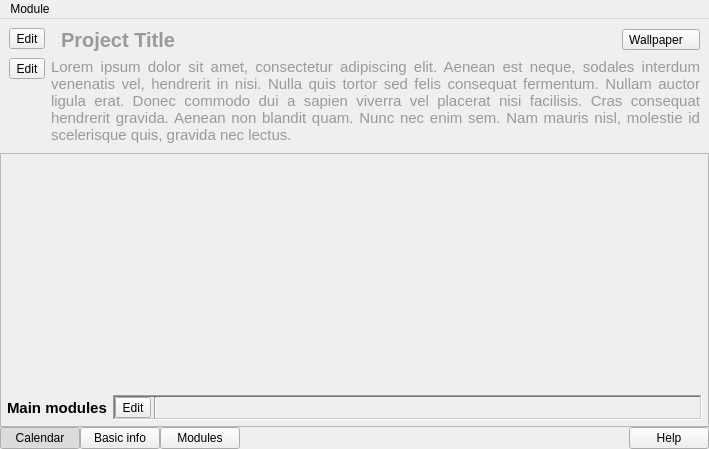
<?xml version="1.0" encoding="UTF-8"?>
<ui version="4.0">
 <class>ProjectDashboard</class>
 <widget class="QMainWindow" name="ProjectDashboard">
  <property name="geometry">
   <rect>
    <x>0</x>
    <y>0</y>
    <width>709</width>
    <height>449</height>
   </rect>
  </property>
  <property name="windowTitle">
   <string>MainWindow</string>
  </property>
  <property name="styleSheet">
   <string notr="true">#DashboardSW
{
	background-image: url('D:/projects/zzzzz/wallpaper.jpg');
}

#projectTitleLabel,
#projectDescLabel
 {color:#999}

</string>
  </property>
  <widget class="QWidget" name="centralwidget">
   <layout class="QVBoxLayout" name="verticalLayout">
    <property name="spacing">
     <number>0</number>
    </property>
    <property name="margin">
     <number>0</number>
    </property>
    <item>
     <widget class="QStackedWidget" name="DashboardSW">
      <property name="currentIndex">
       <number>0</number>
      </property>
      <widget class="QWidget" name="page">
       <layout class="QVBoxLayout" name="verticalLayout_2">
        <property name="spacing">
         <number>0</number>
        </property>
        <property name="margin">
         <number>0</number>
        </property>
        <item>
         <layout class="QFormLayout" name="formLayout">
          <property name="fieldGrowthPolicy">
           <enum>QFormLayout::AllNonFixedFieldsGrow</enum>
          </property>
          <property name="horizontalSpacing">
           <number>6</number>
          </property>
          <property name="verticalSpacing">
           <number>6</number>
          </property>
          <property name="leftMargin">
           <number>9</number>
          </property>
          <property name="topMargin">
           <number>9</number>
          </property>
          <property name="rightMargin">
           <number>9</number>
          </property>
          <property name="bottomMargin">
           <number>0</number>
          </property>
          <item row="0" column="0">
           <widget class="QToolButton" name="toolButton">
            <property name="text">
             <string>Edit</string>
            </property>
           </widget>
          </item>
          <item row="0" column="1">
           <layout class="QHBoxLayout" name="horizontalLayout">
            <property name="spacing">
             <number>3</number>
            </property>
            <item>
             <widget class="QLabel" name="prolectIconLabel">
              <property name="sizePolicy">
               <sizepolicy hsizetype="Fixed" vsizetype="Preferred">
                <horstretch>0</horstretch>
                <verstretch>0</verstretch>
               </sizepolicy>
              </property>
              <property name="text">
               <string/>
              </property>
              <property name="pixmap">
               <pixmap resource="../sharedcode/resources.qrc">:/resources/RES/ffficons/page_white.png</pixmap>
              </property>
             </widget>
            </item>
            <item>
             <widget class="QLabel" name="projectTitleLabel">
              <property name="font">
               <font>
                <pointsize>15</pointsize>
                <weight>75</weight>
                <bold>true</bold>
               </font>
              </property>
              <property name="text">
               <string>Project Title</string>
              </property>
             </widget>
            </item>
            <item>
             <widget class="QToolButton" name="wallpaperOptions">
              <property name="text">
               <string>Wallpaper   </string>
              </property>
              <property name="popupMode">
               <enum>QToolButton::InstantPopup</enum>
              </property>
             </widget>
            </item>
           </layout>
          </item>
          <item row="1" column="0">
           <widget class="QToolButton" name="toolButton_2">
            <property name="text">
             <string>Edit</string>
            </property>
           </widget>
          </item>
          <item row="1" column="1">
           <widget class="QLabel" name="projectDescLabel">
            <property name="font">
             <font>
              <pointsize>11</pointsize>
             </font>
            </property>
            <property name="text">
             <string>Lorem ipsum dolor sit amet, consectetur adipiscing elit. Aenean est neque, sodales interdum venenatis vel, hendrerit in nisi. Nulla quis tortor sed felis consequat fermentum. Nullam auctor ligula erat. Donec commodo dui a sapien viverra vel placerat nisi facilisis. Cras consequat hendrerit gravida. Aenean non blandit quam. Nunc nec enim sem. Nam mauris nisl, molestie id scelerisque quis, gravida nec lectus.</string>
            </property>
            <property name="alignment">
             <set>Qt::AlignJustify|Qt::AlignVCenter</set>
            </property>
            <property name="wordWrap">
             <bool>true</bool>
            </property>
           </widget>
          </item>
         </layout>
        </item>
        <item>
         <widget class="QStackedWidget" name="BottomPartSW">
          <property name="sizePolicy">
           <sizepolicy hsizetype="Expanding" vsizetype="Expanding">
            <horstretch>0</horstretch>
            <verstretch>0</verstretch>
           </sizepolicy>
          </property>
          <property name="currentIndex">
           <number>3</number>
          </property>
          <widget class="QWidget" name="bpNone"/>
          <widget class="QWidget" name="bpCalendar">
           <layout class="QVBoxLayout" name="verticalLayout_5">
            <item>
             <spacer name="verticalSpacer">
              <property name="orientation">
               <enum>Qt::Vertical</enum>
              </property>
              <property name="sizeHint" stdset="0">
               <size>
                <width>20</width>
                <height>40</height>
               </size>
              </property>
             </spacer>
            </item>
            <item>
             <widget class="QWidget" name="widget_2" native="true">
              <layout class="QHBoxLayout" name="horizontalLayout_2">
               <property name="spacing">
                <number>6</number>
               </property>
               <property name="margin">
                <number>0</number>
               </property>
               <item>
                <widget class="QFrame" name="frame_2">
                 <property name="sizePolicy">
                  <sizepolicy hsizetype="Fixed" vsizetype="Preferred">
                   <horstretch>0</horstretch>
                   <verstretch>0</verstretch>
                  </sizepolicy>
                 </property>
                 <property name="frameShape">
                  <enum>QFrame::Panel</enum>
                 </property>
                 <property name="frameShadow">
                  <enum>QFrame::Raised</enum>
                 </property>
                 <layout class="QVBoxLayout" name="verticalLayout_4">
                  <property name="spacing">
                   <number>0</number>
                  </property>
                  <property name="margin">
                   <number>0</number>
                  </property>
                  <item>
                   <widget class="QCalendarWidget" name="calendarWidget">
                    <property name="sizePolicy">
                     <sizepolicy hsizetype="Fixed" vsizetype="Fixed">
                      <horstretch>0</horstretch>
                      <verstretch>0</verstretch>
                     </sizepolicy>
                    </property>
                    <property name="firstDayOfWeek">
                     <enum>Qt::Monday</enum>
                    </property>
                    <property name="gridVisible">
                     <bool>false</bool>
                    </property>
                    <property name="selectionMode">
                     <enum>QCalendarWidget::SingleSelection</enum>
                    </property>
                    <property name="horizontalHeaderFormat">
                     <enum>QCalendarWidget::ShortDayNames</enum>
                    </property>
                    <property name="verticalHeaderFormat">
                     <enum>QCalendarWidget::ISOWeekNumbers</enum>
                    </property>
                    <property name="navigationBarVisible">
                     <bool>true</bool>
                    </property>
                    <property name="dateEditEnabled">
                     <bool>true</bool>
                    </property>
                   </widget>
                  </item>
                 </layout>
                </widget>
               </item>
               <item>
                <widget class="QWidget" name="widget" native="true">
                 <layout class="QVBoxLayout" name="verticalLayout_3">
                  <property name="margin">
                   <number>0</number>
                  </property>
                  <item>
                   <widget class="QTextEdit" name="dateNotes">
                    <property name="sizePolicy">
                     <sizepolicy hsizetype="Expanding" vsizetype="Ignored">
                      <horstretch>0</horstretch>
                      <verstretch>0</verstretch>
                     </sizepolicy>
                    </property>
                    <property name="readOnly">
                     <bool>true</bool>
                    </property>
                    <property name="html">
                     <string>&lt;!DOCTYPE HTML PUBLIC &quot;-//W3C//DTD HTML 4.0//EN&quot; &quot;http://www.w3.org/TR/REC-html40/strict.dtd&quot;&gt;
&lt;html&gt;&lt;head&gt;&lt;meta name=&quot;qrichtext&quot; content=&quot;1&quot; /&gt;&lt;style type=&quot;text/css&quot;&gt;
p, li { white-space: pre-wrap; }
&lt;/style&gt;&lt;/head&gt;&lt;body style=&quot; font-family:'MS Shell Dlg 2'; font-size:8.25pt; font-weight:400; font-style:normal;&quot;&gt;
&lt;p style=&quot; margin-top:0px; margin-bottom:0px; margin-left:0px; margin-right:0px; -qt-block-indent:0; text-indent:0px;&quot;&gt;&lt;span style=&quot; font-size:8pt;&quot;&gt;This feature is still not implemented.&lt;/span&gt;&lt;/p&gt;&lt;/body&gt;&lt;/html&gt;</string>
                    </property>
                   </widget>
                  </item>
                 </layout>
                </widget>
               </item>
              </layout>
             </widget>
            </item>
           </layout>
          </widget>
          <widget class="QWidget" name="bpBasicInfo">
           <layout class="QVBoxLayout" name="verticalLayout_6">
            <property name="spacing">
             <number>0</number>
            </property>
            <property name="margin">
             <number>0</number>
            </property>
            <item>
             <spacer name="verticalSpacer_2">
              <property name="orientation">
               <enum>Qt::Vertical</enum>
              </property>
              <property name="sizeHint" stdset="0">
               <size>
                <width>20</width>
                <height>40</height>
               </size>
              </property>
             </spacer>
            </item>
            <item>
             <widget class="QFrame" name="basicInfoContainer">
              <property name="frameShadow">
               <enum>QFrame::Raised</enum>
              </property>
              <layout class="QVBoxLayout" name="verticalLayout_8">
               <item>
                <layout class="QFormLayout" name="formLayout_2">
                 <property name="fieldGrowthPolicy">
                  <enum>QFormLayout::AllNonFixedFieldsGrow</enum>
                 </property>
                 <item row="0" column="0">
                  <widget class="QLabel" name="label_5">
                   <property name="font">
                    <font>
                     <pointsize>10</pointsize>
                     <weight>75</weight>
                     <bold>true</bold>
                    </font>
                   </property>
                   <property name="text">
                    <string>Title:</string>
                   </property>
                  </widget>
                 </item>
                 <item row="1" column="0">
                  <widget class="QLabel" name="label_6">
                   <property name="font">
                    <font>
                     <pointsize>10</pointsize>
                     <weight>75</weight>
                     <bold>true</bold>
                    </font>
                   </property>
                   <property name="text">
                    <string>Description:</string>
                   </property>
                  </widget>
                 </item>
                 <item row="1" column="1">
                  <widget class="QPlainTextEdit" name="projectDescription">
                   <property name="sizePolicy">
                    <sizepolicy hsizetype="Expanding" vsizetype="Preferred">
                     <horstretch>0</horstretch>
                     <verstretch>0</verstretch>
                    </sizepolicy>
                   </property>
                   <property name="maximumSize">
                    <size>
                     <width>16777215</width>
                     <height>50</height>
                    </size>
                   </property>
                  </widget>
                 </item>
                 <item row="0" column="1">
                  <layout class="QHBoxLayout" name="horizontalLayout_4">
                   <property name="spacing">
                    <number>0</number>
                   </property>
                   <item>
                    <widget class="QToolButton" name="projectIcon">
                     <property name="text">
                      <string/>
                     </property>
                     <property name="icon">
                      <iconset resource="../sharedcode/resources.qrc">
                       <normaloff>:/resources/RES/ffficons/page_white.png</normaloff>:/resources/RES/ffficons/page_white.png</iconset>
                     </property>
                     <property name="autoRaise">
                      <bool>true</bool>
                     </property>
                    </widget>
                   </item>
                   <item>
                    <widget class="QLineEdit" name="projectTitle"/>
                   </item>
                  </layout>
                 </item>
                 <item row="2" column="0" colspan="2">
                  <layout class="QHBoxLayout" name="horizontalLayout_5">
                   <item>
                    <widget class="QLabel" name="label_7">
                     <property name="font">
                      <font>
                       <weight>75</weight>
                       <bold>true</bold>
                      </font>
                     </property>
                     <property name="text">
                      <string>Company/Team:</string>
                     </property>
                    </widget>
                   </item>
                   <item>
                    <widget class="QLineEdit" name="projectAuthor">
                     <property name="maximumSize">
                      <size>
                       <width>120</width>
                       <height>16777215</height>
                      </size>
                     </property>
                    </widget>
                   </item>
                   <item>
                    <spacer name="horizontalSpacer_2">
                     <property name="orientation">
                      <enum>Qt::Horizontal</enum>
                     </property>
                     <property name="sizeHint" stdset="0">
                      <size>
                       <width>40</width>
                       <height>20</height>
                      </size>
                     </property>
                    </spacer>
                   </item>
                   <item>
                    <widget class="QLabel" name="label_3">
                     <property name="text">
                      <string>App version:</string>
                     </property>
                    </widget>
                   </item>
                   <item>
                    <widget class="QLineEdit" name="projectAppVersion">
                     <property name="maximumSize">
                      <size>
                       <width>50</width>
                       <height>16777215</height>
                      </size>
                     </property>
                    </widget>
                   </item>
                   <item>
                    <widget class="QPushButton" name="buildTargetsBtn">
                     <property name="text">
                      <string>Build targets</string>
                     </property>
                     <property name="icon">
                      <iconset resource="../sharedcode/resources.qrc">
                       <normaloff>:/resources/RES/ffficons/computer.png</normaloff>:/resources/RES/ffficons/computer.png</iconset>
                     </property>
                    </widget>
                   </item>
                  </layout>
                 </item>
                </layout>
               </item>
              </layout>
             </widget>
            </item>
           </layout>
          </widget>
          <widget class="QWidget" name="bpModules">
           <layout class="QVBoxLayout" name="verticalLayout_9">
            <property name="leftMargin">
             <number>0</number>
            </property>
            <property name="rightMargin">
             <number>0</number>
            </property>
            <property name="bottomMargin">
             <number>0</number>
            </property>
            <item>
             <widget class="QFrame" name="modulesContainerFrame">
              <property name="frameShape">
               <enum>QFrame::StyledPanel</enum>
              </property>
              <property name="frameShadow">
               <enum>QFrame::Raised</enum>
              </property>
              <layout class="QGridLayout" name="gridLayout">
               <property name="margin">
                <number>0</number>
               </property>
               <property name="spacing">
                <number>0</number>
               </property>
               <item row="0" column="0" colspan="2">
                <spacer name="verticalSpacer_3">
                 <property name="orientation">
                  <enum>Qt::Vertical</enum>
                 </property>
                 <property name="sizeHint" stdset="0">
                  <size>
                   <width>704</width>
                   <height>396</height>
                  </size>
                 </property>
                </spacer>
               </item>
               <item row="1" column="0">
                <widget class="QFrame" name="modulesContainer">
                 <layout class="QHBoxLayout" name="horizontalLayout_7">
                  <property name="spacing">
                   <number>6</number>
                  </property>
                  <property name="leftMargin">
                   <number>6</number>
                  </property>
                  <property name="topMargin">
                   <number>9</number>
                  </property>
                  <property name="rightMargin">
                   <number>6</number>
                  </property>
                  <property name="bottomMargin">
                   <number>6</number>
                  </property>
                  <item>
                   <widget class="QLabel" name="label_8">
                    <property name="font">
                     <font>
                      <pointsize>11</pointsize>
                      <weight>75</weight>
                      <bold>true</bold>
                     </font>
                    </property>
                    <property name="text">
                     <string>Main modules</string>
                    </property>
                   </widget>
                  </item>
                  <item>
                   <widget class="QFrame" name="modulesFrame">
                    <property name="sizePolicy">
                     <sizepolicy hsizetype="Expanding" vsizetype="Preferred">
                      <horstretch>0</horstretch>
                      <verstretch>0</verstretch>
                     </sizepolicy>
                    </property>
                    <property name="frameShape">
                     <enum>QFrame::WinPanel</enum>
                    </property>
                    <property name="frameShadow">
                     <enum>QFrame::Sunken</enum>
                    </property>
                    <layout class="QHBoxLayout" name="horizontalLayout_8">
                     <property name="spacing">
                      <number>3</number>
                     </property>
                     <property name="margin">
                      <number>0</number>
                     </property>
                     <item>
                      <widget class="QToolButton" name="addModule">
                       <property name="text">
                        <string>Edit</string>
                       </property>
                       <property name="icon">
                        <iconset resource="../sharedcode/resources.qrc">
                         <normaloff>:/resources/RES/ffficons/application_cascade.png</normaloff>:/resources/RES/ffficons/application_cascade.png</iconset>
                       </property>
                       <property name="toolButtonStyle">
                        <enum>Qt::ToolButtonTextBesideIcon</enum>
                       </property>
                      </widget>
                     </item>
                     <item>
                      <widget class="Line" name="line">
                       <property name="orientation">
                        <enum>Qt::Vertical</enum>
                       </property>
                      </widget>
                     </item>
                     <item>
                      <layout class="QHBoxLayout" name="modulesLayout">
                       <property name="spacing">
                        <number>1</number>
                       </property>
                       <item>
                        <spacer name="horizontalSpacer_3">
                         <property name="orientation">
                          <enum>Qt::Horizontal</enum>
                         </property>
                         <property name="sizeHint" stdset="0">
                          <size>
                           <width>40</width>
                           <height>20</height>
                          </size>
                         </property>
                        </spacer>
                       </item>
                      </layout>
                     </item>
                    </layout>
                   </widget>
                  </item>
                 </layout>
                </widget>
               </item>
              </layout>
             </widget>
            </item>
           </layout>
          </widget>
         </widget>
        </item>
        <item>
         <widget class="QWidget" name="buttonsBar" native="true">
          <layout class="QHBoxLayout" name="horizontalLayout_3">
           <property name="spacing">
            <number>0</number>
           </property>
           <property name="margin">
            <number>0</number>
           </property>
           <item>
            <widget class="QPushButton" name="pbCalendar">
             <property name="text">
              <string>Calendar</string>
             </property>
             <property name="checkable">
              <bool>true</bool>
             </property>
             <property name="checked">
              <bool>true</bool>
             </property>
             <property name="group1" stdset="0">
              <bool>true</bool>
             </property>
            </widget>
           </item>
           <item>
            <widget class="QPushButton" name="pbBasicInfo">
             <property name="text">
              <string>Basic info</string>
             </property>
             <property name="checkable">
              <bool>true</bool>
             </property>
             <property name="group1" stdset="0">
              <bool>true</bool>
             </property>
            </widget>
           </item>
           <item>
            <widget class="QPushButton" name="pbModules">
             <property name="text">
              <string>Modules</string>
             </property>
             <property name="checkable">
              <bool>true</bool>
             </property>
             <property name="group1" stdset="0">
              <bool>true</bool>
             </property>
            </widget>
           </item>
           <item>
            <spacer name="horizontalSpacer">
             <property name="orientation">
              <enum>Qt::Horizontal</enum>
             </property>
             <property name="sizeHint" stdset="0">
              <size>
               <width>406</width>
               <height>20</height>
              </size>
             </property>
            </spacer>
           </item>
           <item>
            <widget class="QPushButton" name="pbHelp">
             <property name="text">
              <string>Help</string>
             </property>
            </widget>
           </item>
          </layout>
         </widget>
        </item>
       </layout>
      </widget>
      <widget class="QWidget" name="UIPages">
       <widget class="QWidget" name="addModuleWindow" native="true">
        <property name="geometry">
         <rect>
          <x>32</x>
          <y>96</y>
          <width>274</width>
          <height>258</height>
         </rect>
        </property>
        <layout class="QVBoxLayout" name="verticalLayout_10">
         <item>
          <widget class="QLabel" name="label_9">
           <property name="font">
            <font>
             <weight>75</weight>
             <bold>true</bold>
            </font>
           </property>
           <property name="text">
            <string>Select a class to add as main module.</string>
           </property>
          </widget>
         </item>
         <item>
          <widget class="QLabel" name="label_10">
           <property name="text">
            <string>The class must contain:</string>
           </property>
          </widget>
         </item>
         <item>
          <widget class="QLabel" name="label_11">
           <property name="font">
            <font>
             <family>Courier New</family>
            </font>
           </property>
           <property name="text">
            <string>&lt;!DOCTYPE HTML PUBLIC &quot;-//W3C//DTD HTML 4.0//EN&quot; &quot;http://www.w3.org/TR/REC-html40/strict.dtd&quot;&gt;
&lt;html&gt;&lt;head&gt;&lt;meta name=&quot;qrichtext&quot; content=&quot;1&quot; /&gt;&lt;style type=&quot;text/css&quot;&gt;
p, li { white-space: pre-wrap; }
&lt;/style&gt;&lt;/head&gt;&lt;body style=&quot; font-family:'Courier New'; font-size:8.25pt; font-weight:400; font-style:normal;&quot;&gt;
&lt;p style=&quot; margin-top:0px; margin-bottom:0px; margin-left:0px; margin-right:0px; -qt-block-indent:0; text-indent:0px;&quot;&gt;&lt;span style=&quot; font-size:8pt; font-weight:600;&quot;&gt;public&lt;/span&gt;&lt;span style=&quot; font-size:8pt;&quot;&gt; &lt;/span&gt;&lt;span style=&quot; font-size:8pt; font-weight:600;&quot;&gt;function&lt;/span&gt;&lt;span style=&quot; font-size:8pt;&quot;&gt; main()&lt;/span&gt;&lt;/p&gt;&lt;/body&gt;&lt;/html&gt;</string>
           </property>
          </widget>
         </item>
         <item>
          <layout class="QHBoxLayout" name="horizontalLayout_6">
           <property name="spacing">
            <number>0</number>
           </property>
           <item>
            <widget class="QLabel" name="label_12">
             <property name="text">
              <string/>
             </property>
             <property name="pixmap">
              <pixmap resource="../sharedcode/resources.qrc">:/resources/RES/ffficons/zoom.png</pixmap>
             </property>
            </widget>
           </item>
           <item>
            <widget class="QLabel" name="label_13">
             <property name="text">
              <string/>
             </property>
            </widget>
           </item>
           <item>
            <widget class="QLineEdit" name="searchClass"/>
           </item>
           <item>
            <widget class="QToolButton" name="toolButton_6">
             <property name="text">
              <string>...</string>
             </property>
             <property name="icon">
              <iconset resource="../sharedcode/resources.qrc">
               <normaloff>:/resources/RES/clear_left.png</normaloff>:/resources/RES/clear_left.png</iconset>
             </property>
             <property name="autoRaise">
              <bool>true</bool>
             </property>
            </widget>
           </item>
          </layout>
         </item>
         <item>
          <widget class="QListWidget" name="availableClassesWidget"/>
         </item>
         <item>
          <widget class="QDialogButtonBox" name="addModuleButtonBox">
           <property name="standardButtons">
            <set>QDialogButtonBox::Cancel|QDialogButtonBox::Ok</set>
           </property>
          </widget>
         </item>
        </layout>
       </widget>
       <widget class="QFrame" name="wallpaperWidgetFrame">
        <property name="geometry">
         <rect>
          <x>376</x>
          <y>88</y>
          <width>182</width>
          <height>53</height>
         </rect>
        </property>
        <layout class="QGridLayout" name="gridLayout_3">
         <property name="margin">
          <number>3</number>
         </property>
         <property name="spacing">
          <number>3</number>
         </property>
         <item row="0" column="0">
          <widget class="QToolButton" name="toolButton_10">
           <property name="sizePolicy">
            <sizepolicy hsizetype="Preferred" vsizetype="Fixed">
             <horstretch>0</horstretch>
             <verstretch>0</verstretch>
            </sizepolicy>
           </property>
           <property name="text">
            <string>Wallpaper image</string>
           </property>
           <property name="icon">
            <iconset resource="../sharedcode/resources.qrc">
             <normaloff>:/resources/RES/ffficons/folder.png</normaloff>:/resources/RES/ffficons/folder.png</iconset>
           </property>
           <property name="toolButtonStyle">
            <enum>Qt::ToolButtonTextBesideIcon</enum>
           </property>
          </widget>
         </item>
         <item row="0" column="1">
          <widget class="QToolButton" name="toolButton_8">
           <property name="sizePolicy">
            <sizepolicy hsizetype="Preferred" vsizetype="Fixed">
             <horstretch>0</horstretch>
             <verstretch>0</verstretch>
            </sizepolicy>
           </property>
           <property name="text">
            <string>None</string>
           </property>
           <property name="icon">
            <iconset resource="../sharedcode/resources.qrc">
             <normaloff>:/resources/RES/ffficons/cross.png</normaloff>:/resources/RES/ffficons/cross.png</iconset>
           </property>
           <property name="toolButtonStyle">
            <enum>Qt::ToolButtonTextBesideIcon</enum>
           </property>
          </widget>
         </item>
         <item row="1" column="0">
          <widget class="QToolButton" name="toolButton_9">
           <property name="sizePolicy">
            <sizepolicy hsizetype="Preferred" vsizetype="Fixed">
             <horstretch>0</horstretch>
             <verstretch>0</verstretch>
            </sizepolicy>
           </property>
           <property name="text">
            <string>Text color</string>
           </property>
           <property name="icon">
            <iconset resource="../sharedcode/resources.qrc">
             <normaloff>:/resources/RES/ffficons/color_wheel.png</normaloff>:/resources/RES/ffficons/color_wheel.png</iconset>
           </property>
           <property name="toolButtonStyle">
            <enum>Qt::ToolButtonTextBesideIcon</enum>
           </property>
          </widget>
         </item>
         <item row="1" column="1">
          <widget class="QToolButton" name="toolButton_11">
           <property name="sizePolicy">
            <sizepolicy hsizetype="Preferred" vsizetype="Fixed">
             <horstretch>0</horstretch>
             <verstretch>0</verstretch>
            </sizepolicy>
           </property>
           <property name="text">
            <string>Reset</string>
           </property>
           <property name="icon">
            <iconset resource="../sharedcode/resources.qrc">
             <normaloff>:/resources/RES/ffficons/arrow_refresh_small.png</normaloff>:/resources/RES/ffficons/arrow_refresh_small.png</iconset>
           </property>
           <property name="toolButtonStyle">
            <enum>Qt::ToolButtonTextBesideIcon</enum>
           </property>
          </widget>
         </item>
        </layout>
       </widget>
      </widget>
     </widget>
    </item>
   </layout>
  </widget>
  <widget class="QMenuBar" name="menuBar">
   <property name="geometry">
    <rect>
     <x>0</x>
     <y>0</y>
     <width>709</width>
     <height>19</height>
    </rect>
   </property>
   <widget class="QMenu" name="menuModule">
    <property name="title">
     <string>Module</string>
    </property>
    <addaction name="actionEdit_this_module"/>
    <addaction name="actionRemove_as_Main_Module"/>
   </widget>
   <addaction name="menuModule"/>
  </widget>
  <action name="actionEdit_this_module">
   <property name="icon">
    <iconset resource="../sharedcode/resources.qrc">
     <normaloff>:/resources/RES/ffficons/brick.png</normaloff>:/resources/RES/ffficons/brick.png</iconset>
   </property>
   <property name="text">
    <string>Open in class editor</string>
   </property>
  </action>
  <action name="actionRemove_as_Main_Module">
   <property name="icon">
    <iconset resource="../sharedcode/resources.qrc">
     <normaloff>:/resources/RES/ffficons/cross.png</normaloff>:/resources/RES/ffficons/cross.png</iconset>
   </property>
   <property name="text">
    <string>Remove as main module</string>
   </property>
  </action>
 </widget>
 <resources>
  <include location="../sharedcode/resources.qrc"/>
  <include location="../sharedcode/resources.qrc"/>
  <include location="../sharedcode/resources.qrc"/>
  <include location="../sharedcode/resources.qrc"/>
  <include location="../sharedcode/resources.qrc"/>
 </resources>
 <connections/>
</ui>
